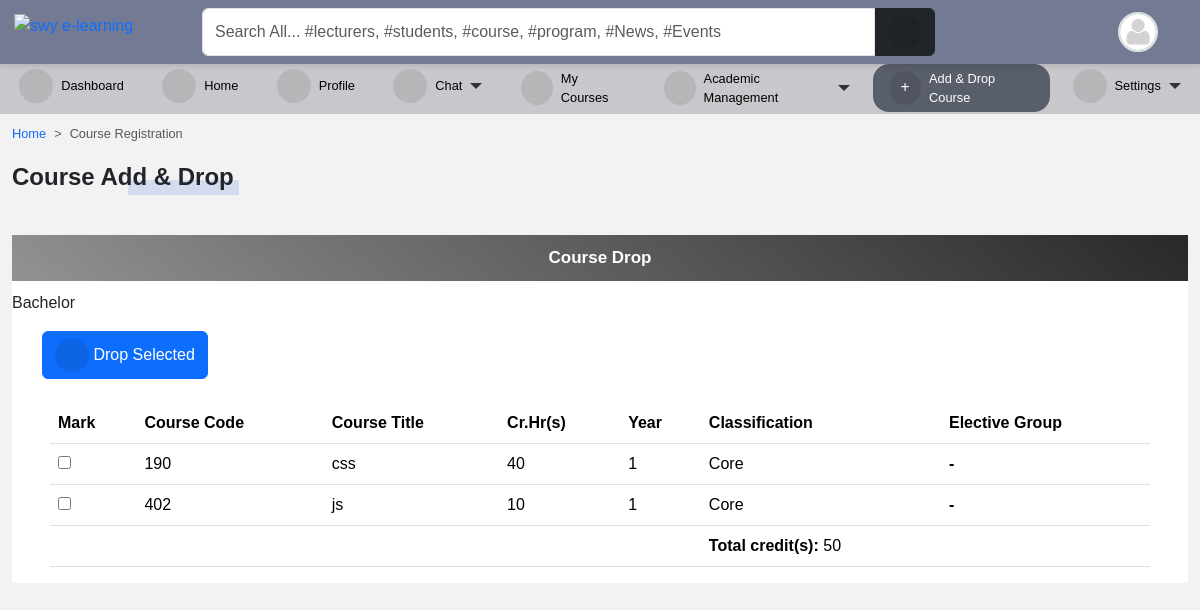
The page /programs/course/registration/ (signed in) on the database its author committed.
### accounts/models.py (models this page shows, shortened)
class User(AbstractUser):
    is_student = models.BooleanField(default=False)
    is_lecturer = models.BooleanField(default=False)
    gender = models.CharField(max_length=1, choices=GENDERS, blank=True, null=True)
    phone = models.CharField(max_length=60, blank=True, null=True)
    address = models.CharField(max_length=60, blank=True, null=True)
    picture = models.ImageField(
        upload_to="profile_pictures/%y/%m/%d/", default="default.png", null=True
    )
    email = models.EmailField(blank=True, null=True)
    username_validator = ASCIIUsernameValidator()
    objects = CustomUserManager()
    class Meta:
        ordering = ("-date_joined",)
    @property
    def get_user_role(self):
        if self.is_superuser:
            role = "Admin"
        elif self.is_student:
            role = "Student"
        elif self.is_lecturer:
            role = "Lecturer"
        return role

class Student(models.Model):
    student = models.OneToOneField(User, on_delete=models.CASCADE)
    level = models.CharField(max_length=25, choices=LEVEL, null=True)
    program = models.ForeignKey(Program, on_delete=models.CASCADE, null=True)
    objects = StudentManager()
    class Meta:
        ordering = ("-student__date_joined",)

### course/models.py (models this page shows, shortened)
class Course(models.Model):
    slug = models.SlugField(blank=True, unique=True)
    title = models.CharField(max_length=200, null=True)
    code = models.CharField(max_length=200, unique=True, null=True)
    credit = models.IntegerField(null=True, default=0)
    summary = models.TextField(max_length=200, blank=True, null=True)
    program = models.ForeignKey(Program, on_delete=models.CASCADE)
    level = models.CharField(max_length=25, choices=LEVEL, null=True)
    year = models.IntegerField(choices=YEARS, default=0)
    semester = models.CharField(choices=SEMESTER, max_length=200)
    is_elective = models.BooleanField(default=False, blank=True, null=True)
    objects = CourseManager()

### accounts/decorators.py (the view)
    def wrapper(request, *args, **kwargs):
        if test_func(request.user):
            return function(request, *args, **kwargs) if function else None
        else:
            return redirect(redirect_to)

### core/models.py (called while the page is built)
    def __str__(self):
        return self.semester

### templates/course/course_registration.html (shortened to what this page needs)
{% extends 'base.html' %}
{% load static %}
{% load crispy_forms_tags %}
{% block content %}
<nav style="--bs-breadcrumb-divider: '>';" aria-label="breadcrumb">
    <ol class="breadcrumb">
        <li class="breadcrumb-item"><a href="/">Home</a></li>
        <li class="breadcrumb-item active" aria-current="page">Course Registration</li>
    </ol>
</nav>
<p class="title-1">Course Add &amp; Drop</p>
{% if current_semester %}
{% if is_calender_on == False %}
<div class="alert bg-danger">
    <h1 class="text-light text-center">Calender is off</h1>
    <h5 class="text-light text-center">Check the university calender</h5>
</div>
{% else %}
<br>
<br>
{% if not no_course_is_registered %}
<div class="col-md-12 p-0 bg-white">
    <p class="form-title"><b>Course Drop</b>
    <div class="level-wrapper">
        <div class="info-text">{{ student.level }}</div>
    </div>
    </p>
    <div class="container">
        <form action="{% url 'course_drop' %}" method="POST">
            <div class="d-flex justify-content-between mb-4">
                <button title="Save Score" type="submit" class="btn btn-primary">
                    <i class="fa fa-times"></i> Drop Selected
                </button>
            </div>
            <div class="table-responsive p-0 px-2 mt-2">
                <div class="table-shadow">
                    <table class="table">
                        <thead>
                            <tr>
                                <th>Mark</th>
                                <th>Course Code</th>
                                <th>Course Title</th>
                                <th>Cr.Hr(s)</th>
                                <th>Year</th>
                                <th>Classification</th>
                                <th>Elective Group</th>
                            </tr>
                        </thead>
                        <tbody>
                            {% for course in registered_courses %}
                            <tr>
                                <th scope="row">
                                    <input name="{{ course.pk }}" value="{{ course.courseUnit }}" type="checkbox">
                                </th>
                                <td>{{ course.code }}</td>
                                <td>{{ course.title }}</td>
                                <td>{{ course.credit }}</td>
                                <td>{{ course.year }}</td>
                                {% if course.is_elective %}
                                <td>Elective</td>
                                {% else %}
                                <td>Core</td>
                                {% endif %}
                                <th>-</th>
                            </tr>
                            {% endfor %}
                            <tr>
                                <th></th>
                                <td></td>
                                <td></td>
                                <td></td>
                                <td></td>
                                <td><b>Total credit(s):</b> {{ total_registered_credit }} </td>
                                <td></td>
                            </tr>
                        </tbody>
                    </table>
                </div>
            </div>
        </form>
    </div>
</div>
{% endif %}
{% endif %}
{% endif %}
{% endblock content %}

### templates/navbar.html (shortened to what this page needs)
{% load static %}
<div id="top-navbar" class="py-2 top-navbar">
	<div class="container">
		<a href="/" class="head-logo">
			<img src="{% static 'img/swy e-learning.jpg' %}" width="40px" alt="swy e-learning">
		</a>
		<div class="nav-wrapper">
			<form class="form-header" action="{% url 'query' %}" method="GET">
				<input id="primary-search" class="form-control rounded-end-0" type="text" name="q" value="{{ request.GET.q }}"
					placeholder="Search All... #lecturers, #students, #course, #program, #News, #Events" required />
				<button class="btn btn-dark rounded-start-0" type="submit">
					<i class="fas fa-search"></i>
				</button>
			</form>
			<div class="dropdown index">
				<div class="avatar border border-2" type="button" data-bs-toggle="dropdown" aria-expanded="false">
					<img src="{{ request.user.picture.url }}">
				</div>
			</div>
		</div>
	</div>
</div>

### static/scss/style1.css (style rules this page uses)
*, body { font-family: "Rubik", sans-serif; }
body { background-color: #f3f2f2; }
.table td, .table th { vertical-align: middle; }
.table input { padding: 10px; max-width: 130px; border-style: none; border: 1px solid #bbbbbb; border-radius: 0.25rem; transition: 0.3s; }
#top-navbar { position: fixed; top: 0; right: 0; -webkit-margin-start: -10px; z-index: 90; padding: 0; background: #747a94; box-shadow: 0px 2px 5px 0px rgba(0, 0, 0, 0.1); transition: 0.3s; margin: 0; }
#top-navbar .container { display: flex; background-color: transparent; position: relative; }
#top-navbar .nav-wrapper { display: flex; flex-wrap: wrap; justify-content: space-between; align-items: center; width: 100%; margin-left: 10rem; background-color: transparent; }
#top-navbar .nav-wrapper .form-header { display: flex; flex: 0.8; }
#top-navbar .nav-wrapper .form-header button { flex: 0.1; }
#top-navbar { left: 0; }
.avatar { width: 40px; height: 40px; border-radius: 50%; overflow: hidden; }
.avatar img { width: 100%; height: 100%; -o-object-fit: cover; object-fit: cover; }
a { color: var(--bs-primary); text-decoration: none; }
.title-1 { position: relative; display: inline-flex; align-items: center; font-family: inherit; text-transform: capitalize; font-weight: 700; font-size: 24px; border-radius: 0.2em; }
.title-1::before { content: ""; position: absolute; bottom: 0; right: -5px; width: 50%; height: 15px; z-index: -1; border-radius: 1px; background-color: rgba(83, 126, 226, 0.2); animation: lineAnim 1s ease-in forwards; }
.form-title { display: flex; align-items: center; justify-content: center; font-weight: 400; font-size: 17px; padding: 10px; background: linear-gradient(40deg, #929292, #282828); color: #ffffff; text-align: center; margin-bottom: 10px; }
.fas, .fa { font-size: 16px; display: inline-flex; align-items: center; justify-content: center; width: 34px; height: 34px; background-color: rgba(0, 0, 0, 0.093); border-radius: 50%; }

### templates/aside.html (style rules this page uses)
li { font-size: .8rem; }

### templates/navbar.html (style rules this page uses)
.head-logo { position: absolute; left: -1rem; top: 0.3rem; }

### rows shown on the page
User: user.picture (placeholder picture)
Student: level "Bachelor"
Course: code "190", title "css", credit "40", year "1", is_elective "Core"
Course: code "402", title "js", credit "10", year "1", is_elective "Core"

### other values the page prints
{{ total_registered_credit }} "50"
